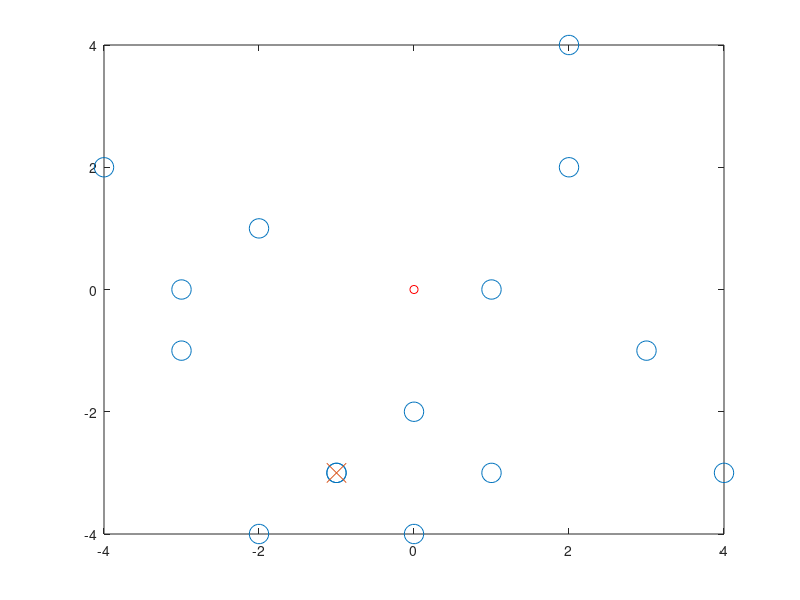
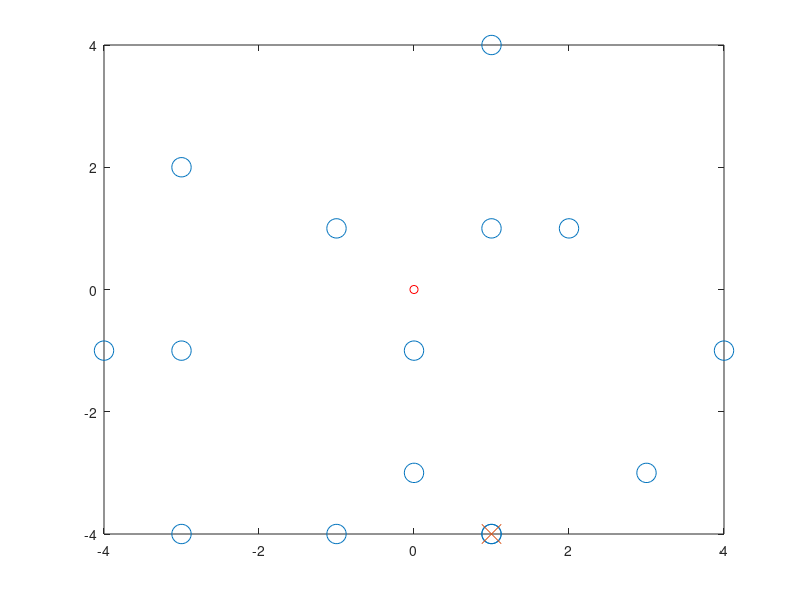
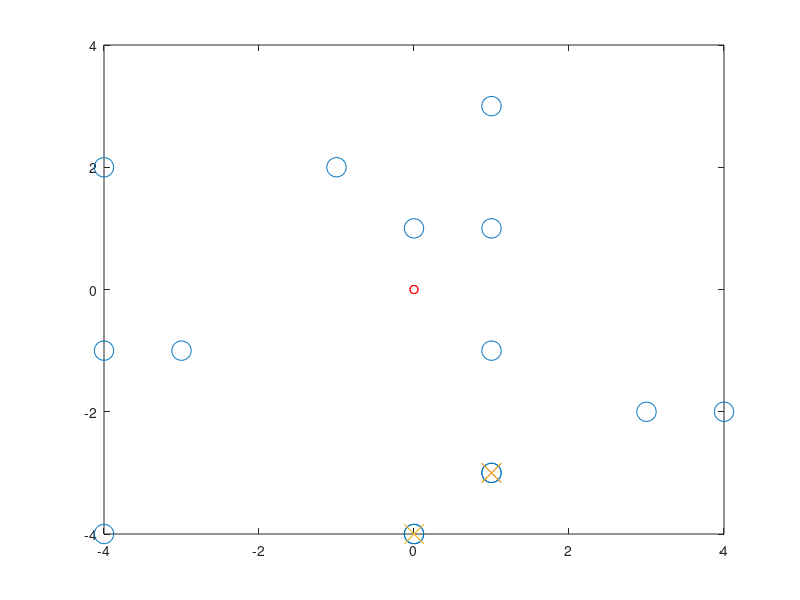
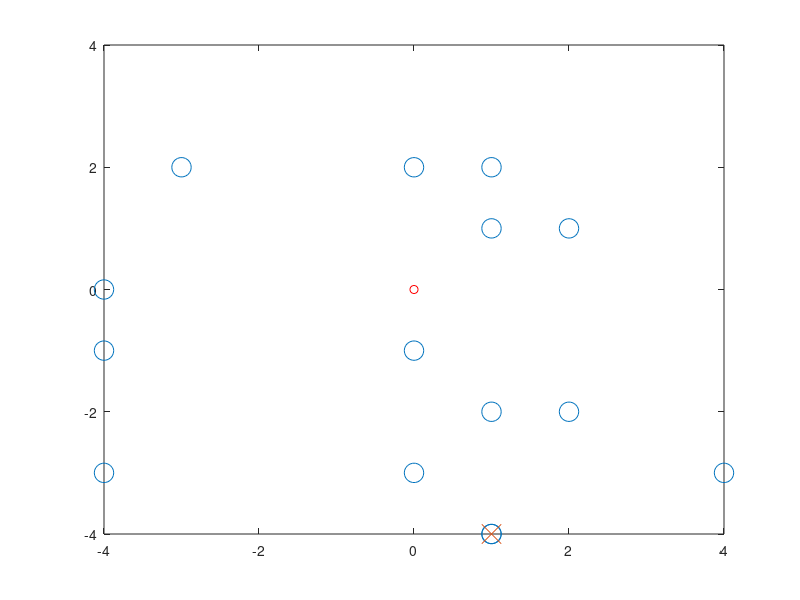

The MATLAB script that drew these images, in order:
% Se detectan colisiones a distintos.

clear
clc
l=4; % Distancia de eje
p=1; % Resolucion 
n=15; % Numero de particulas
d=2; % Dimension
nm=10; % Numero de movimientos que realizara la particula.

k=(2*l/p)+1; % Posiciones permitidas

m=round(unifrnd(1,k,n,d)); % Matriz aleatoria de n particulas con d dimensiones 
                          % redondeada

for i=1:n
  for j=1:d
  dist(i,j)=(m(i,j)-1)*p+(-l); % Asigna la posicion en funcion de p
  end                              
end

posicion_original=dist

for w=1:nm % Repite el numero de movimientos deseado.

  z=[];
    
  for i=1:n
      x=zeros(1,d);
      b=randi([1,d],1,1); % Selecciona aleatoriamente una dimension a modificar.
      x(1,b)=randi([0,1]); % Subprograma que aleatoriamete elige valor positivo o 
      if x(1,b)>0          % negativo a modificar.
          x(1,b)=1;
      else
          x(1,b)=-1;
      end 
  z=[z;x]; % Matriz aleatoria de unos y ceros.
  end

  dist;
  mov=dist+z;

  for i=1:n % Rebotar la particula que se encuentra en el limite permitido.
      for j=1:d 
          comp=l-abs(mov(i,j));
          if mov(i,j)<0
              nop=-1;
          else
              nop=1;
          end
          if comp<0
              comp=comp+l;
              mov(i,j)=nop*comp;
          end
      end
  end
    
  plot(mov(:,1),mov(:,2),'o','markersize',14); % Intentar generalizar a n dim
  axis([-l l -l l])
  
  vh = get(gca); % No se que hace xdxdxdxd
  pause(.1);
  contador = 0;
  
  choque=[];
  
  if n>1
    for i=1:n-1
      for j=(i+1):n
        if (sum(mov(i,:)==mov(j,:)) == d)
          contador=contador+1;
          crash=mov(i,:); % Choques individuales en la matriz.
          choque=[choque;crash] % Adjunta los choques individuales en una sola matriz.
          hold on
          plot(choque(:,1),choque(:,2),'x','markersize',14)
          axis([-l l -l l])
          plot([0],[0],'ro')
          hold off
        end
      end
    end
  end
  
  saveas(gcf,strcat('figura',num2str(w),'.jpg'))
  
  mov
  contador
  dist=mov;

end






  